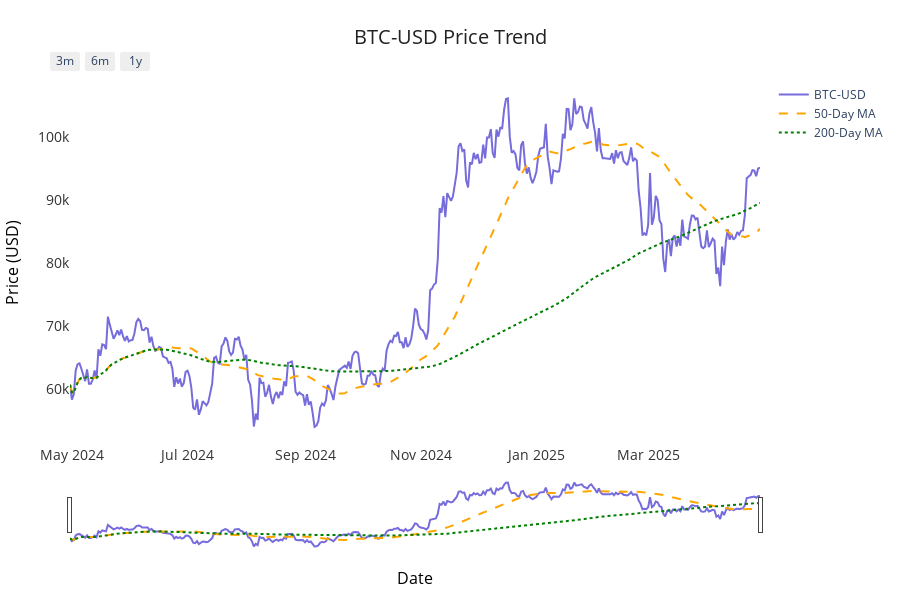

Notebook source saved alongside this figure:
### Code cell
selected_coin = 'BTC-USD'
close_col = f'Close_{selected_coin}'
open_col = f'Open_{selected_coin}'
high_col = f'High_{selected_coin}'
low_col = f'Low_{selected_coin}'
get_price_trend(df, selected_coin)

### Figure 1 — Plotly figure (JSON) as saved in the notebook; plotly's stock layout.template omitted (floating-point values rounded to 4 significant figures; data arrays with more than 128 entries replaced by an {"elided": "..."} marker saying what was removed)
{"data": [{"line": {"color": "#766CDB", "width": 2}, "name": "BTC-USD", "type": "scatter", "x": {"elided": "365 str values"}, "y": {"elided": "365 float values"}}, {"line": {"color": "orange", "dash": "dash", "width": 2}, "name": "50-Day MA", "type": "scatter", "x": {"elided": "365 str values"}, "y": {"elided": "365 float values"}}, {"line": {"color": "green", "dash": "dot", "width": 2}, "name": "200-Day MA", "type": "scatter", "x": {"elided": "365 str values"}, "y": {"elided": "365 float values"}}], "layout": {"height": 600, "hovermode": "x unified", "margin": {"b": 50, "l": 50, "r": 50, "t": 80}, "paper_bgcolor": "white", "plot_bgcolor": "white", "title": {"font": {"color": "#222222", "size": 20}, "text": "BTC-USD Price Trend", "x": 0.5, "y": 0.95}, "xaxis": {"rangeselector": {"buttons": [{"count": 3, "label": "3m", "step": "month", "stepmode": "backward"}, {"count": 6, "label": "6m", "step": "month", "stepmode": "backward"}, {"count": 12, "label": "1y", "step": "month", "stepmode": "backward"}]}, "rangeslider": {"visible": true}, "tickfont": {"color": "#333333", "size": 14}, "title": {"font": {"color": "#000000", "size": 16}, "text": "Date"}, "type": "date"}, "yaxis": {"tickfont": {"color": "#333333", "size": 14}, "title": {"font": {"color": "#000000", "size": 16}, "text": "Price (USD)"}}}}
